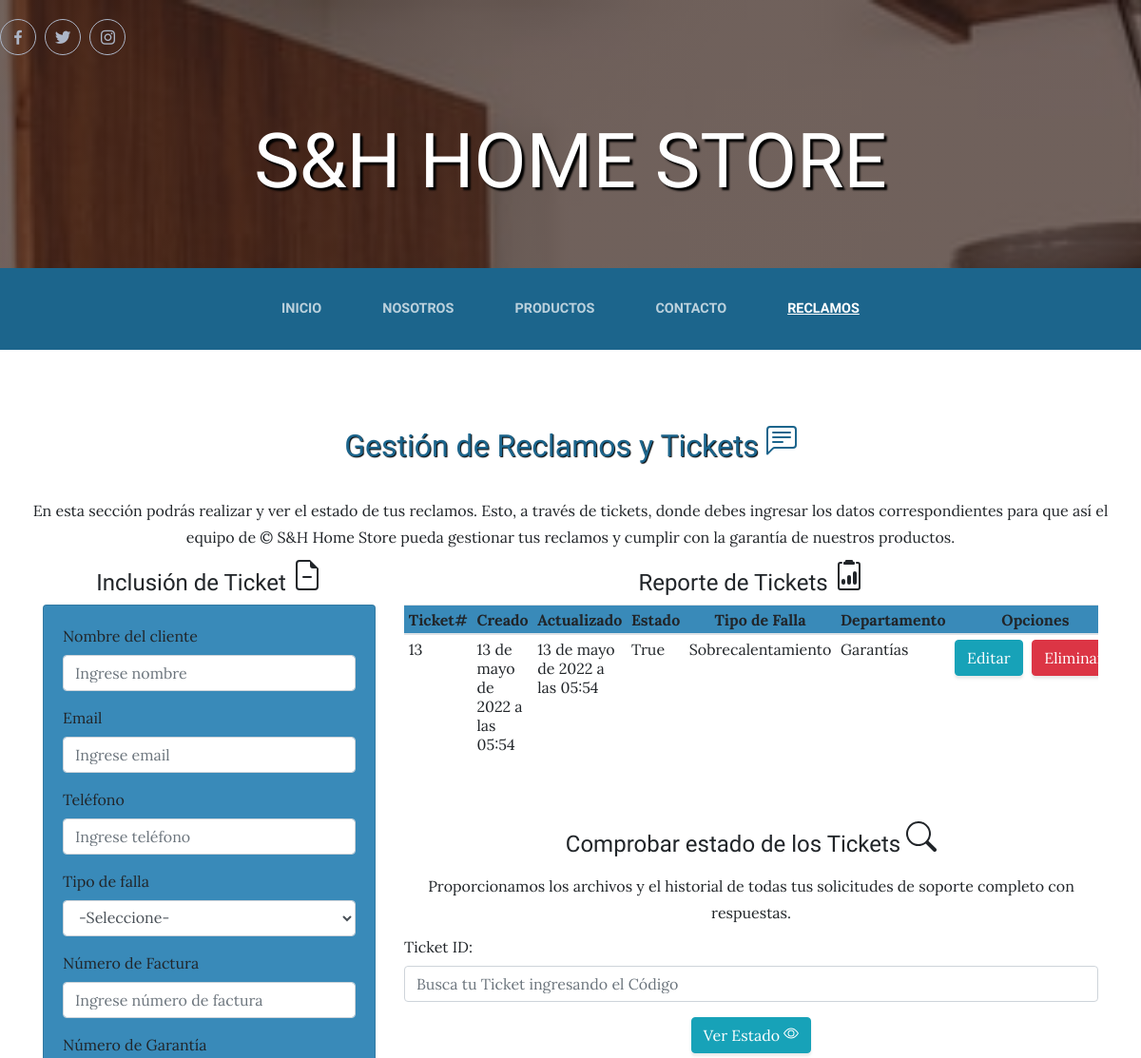
/reclamos (upper part), run on an earlier commit of the app's database.
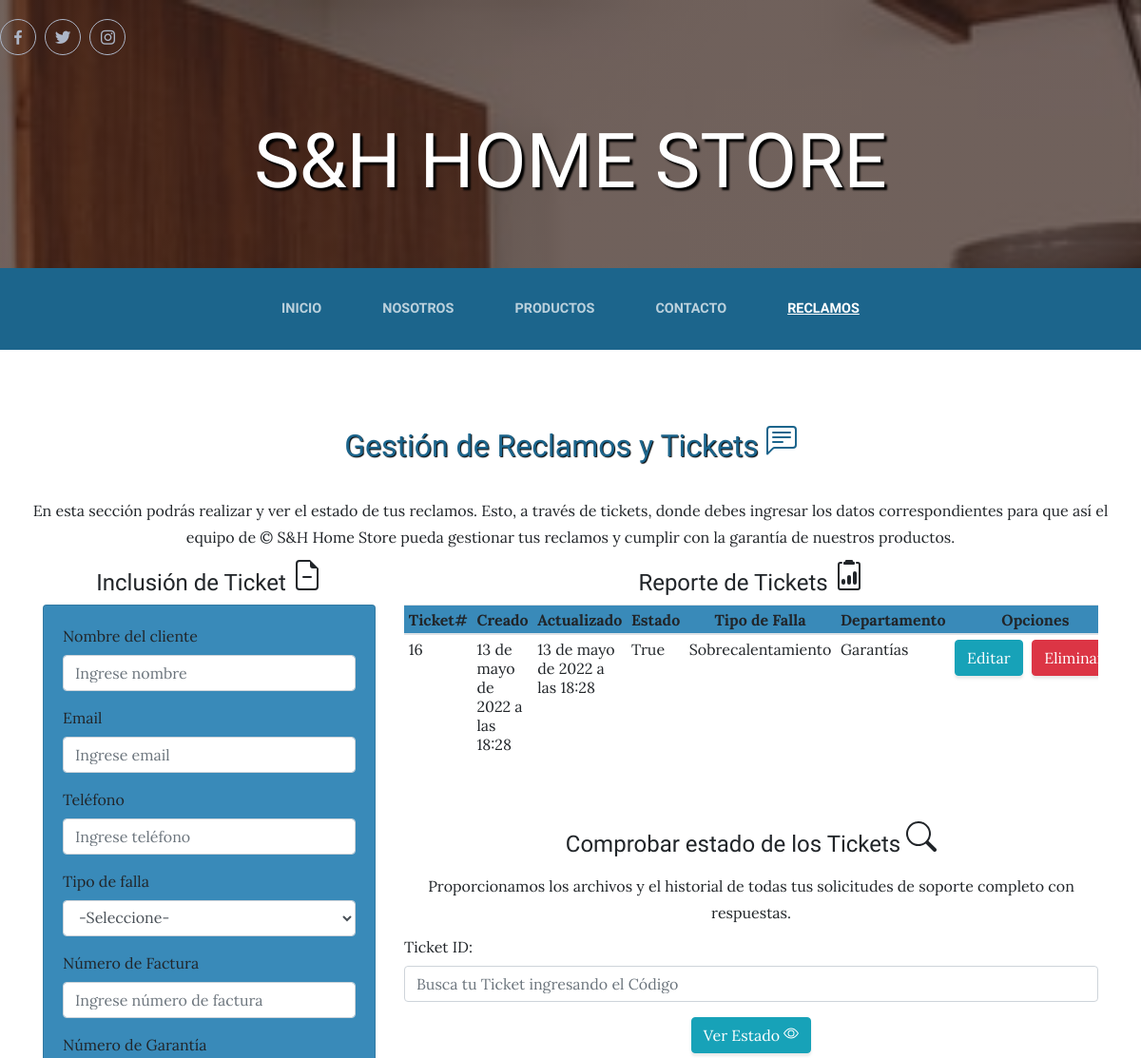
And on a later commit of the database.
### SistemaGarantiaApp/models.py (models this page shows, shortened)
class Ticket(models.Model):
    codigo_tick=models.AutoField(primary_key=True)
    garantia_num=models.ForeignKey(Garantia, null=False, blank=False, on_delete=models.CASCADE)
    departamento_cod=models.ForeignKey(Departamento, null=False, blank=False, on_delete=models.CASCADE)
    fecha_creac=models.DateTimeField(auto_now_add=True)
    fecha_act=models.DateTimeField(auto_now_add=True)
    tipo_falla=models.CharField(max_length=255)
    detalle_falla=models.TextField(max_length=255)
    arch_fact=models.FileField(upload_to='facturas') #Carpeta donde se guardaran las factura dentro de media
    cert_garan=models.FileField(upload_to='garantias') #Carpeta donde se guardaran las garantias dentro de media
    estatus=models.BooleanField(default=True)

class Departamento(models.Model):
    codigo_dpto=models.AutoField(primary_key=True)
    nombre_dpto=models.CharField(max_length=255)
    estatus=models.BooleanField(default=True)
    def __str__(self):
        return self.nombre_dpto

### SistemaGarantiaApp/views.py (the view)
# urls.py: path('reclamos', views.reclamos, name="Reclamos"),
def reclamos(request):
    ticketsListados=Ticket.objects.all()
    return render(request, "SistemaGarantia/reclamos.html", {"tickets": ticketsListados})

### SistemaGarantiaApp/templates/SistemaGarantia/reclamos.html (shortened to what this page needs)
{% extends "SistemaGarantia/base.html" %}
{% load static %}
{% block content %}
<section id="about">
    <h2 class="title" id="titulo" style="text-align: center; margin-bottom: 30px;">
        Gestión de Reclamos y Tickets
    </h2>
    <p  style="padding: 5px; margin: 5px; text-align: center;">En esta sección podrás realizar y ver el estado de tus reclamos.
        Esto, a través de tickets, donde debes ingresar los datos correspondientes para que así el equipo de &copy; S&H Home Store pueda gestionar tus reclamos y cumplir con la garantía de nuestros productos.
    </p>
    <div class="container" data-os="fade-up">
        <div class="row">
            <div class="col-sm-12 col-md-6 col-lg-4 col-xl-4">
                <h4 style="text-align: center;">Inclusión de Ticket </h4>
                  <div class="card" style="background: #398AB9;">
                      <div class="card-body">
                          <form action="/incluirTicket/" method="post">
                              <div class="form-group">
                                <label for="txtNombre" >Nombre del cliente</label>
                                <div>
                                  <input type="text" class="form-control" name="txtNombre" id="txtNombre" placeholder="Ingrese nombre" required>
                                </div>
                              </div>
                              <div class="form-group">
                                <label for="txtEmail" >Email</label>
                                <div>
                                  <input type="email" class="form-control" name="txtEmail" id="txtEmail" placeholder="Ingrese email" required>
                                </div>
                              </div>
                              <div class="form-group">
                                <label for="txtTlf" >Teléfono</label>
                                <div>
                                  <input type="text" class="form-control" name="txtTlf" id="txtTlf" placeholder="Ingrese teléfono" required>
                                </div>
                              </div>
                              <div class="form-group">
                                <label for="tipoFalla">Tipo de falla</label>
                                <select class="form-control" name="tipoFalla" id="tipoFalla" required>
                                  <option>-Seleccione-</option>
                                </select>
                              </div>
                              <div class="form-group">
                                <label for="txtNroF" >Número de Factura</label>
                                <div>
                                  <input type="text" class="form-control" name="txtNroF" id="txtNroF" placeholder="Ingrese número de factura" required>
                                </div>
                              </div>
                              <div class="form-group">
                                <label for="txtNroG" >Número de Garantía</label>
                              </div>
                          </form>
                      </div>
                  </div>
            </div>
            <div class="col-sm-12 col-md-6 col-lg-8 col-xl-8">
                <h4 style="text-align: center;">Reporte de Tickets </h4>
                <div class="table-responsive">
                    <table class="table table-sm">
                        <thead style="background: #398AB9;">
                            <tr>
                                <th>Ticket#</th>
                                <th>Creado</th>
                                <th>Actualizado</th>
                                <th>Estado</th>
                                <th>Tipo de Falla</th>
                                <th>Departamento</th>
                                <th colspan="2">Opciones</th>
                            </tr>
                         </thead>
                         <tbody>
                             {% for ticket in tickets %}
                            <Tr>
                                <td>{{ticket.codigo_tick}}</td>
                                <td>{{ticket.fecha_creac}}</td>
                                <td>{{ticket.fecha_act}}</td>
                                <td>{{ticket.estatus}}</td>
                                <td>{{ticket.tipo_falla}}</td>
                                <td>{{ticket.departamento_cod}}</td>
                                <td><a href="editarTicket/{{ticket.codigo_tick}}" class="btn btn-info">Editar</a></td>
                                    <td><a href="eliminarTicket/{{ticket.codigo_tick}}" class="btn btn-danger btnEliminar">Eliminar</a></td>
                            </Tr>
                             {% endfor %}
                         </tbody>
                    </table>
                </div>
              <form action="/busqueda/" method="GET"> {% csrf_token %}
                <h4 style="text-align: center; margin-top: 50px; margin-bottom: 10px;">Comprobar estado de los Tickets
                </h4>
                <p  style="padding: 5px; margin: 5px; text-align: center;">Proporcionamos los archivos y el historial de todas
                  tus solicitudes de soporte completo con respuestas.
                </p>
                <div class="form-group">
                  <label for="txtTicket">Ticket ID:</label>
                  <div>
                    <input type="text" class="form-control" name="txtBuscar" id="txtBuscar"placeholder="Busca tu Ticket ingresando el Código" required>
                  </div>
                </div>
                <button type="submit" class="btn btn-info" style="display: block; margin: 0 auto;"> Ver Estado
                </button>
              </form>
        </div>
    </div>
</section>
{% endblock %}

### SistemaGarantiaApp/templates/SistemaGarantia/base.html (shortened to what this page needs)
<html>
  <head>
    {% load static %}
    <link
      href="{% static 'SistemaGarantia/vendor/bootstrap/css/bootstrap.min.css' %}"
      rel="stylesheet"
    />
    <link
    href="{% static 'SistemaGarantia/vendor/bootstrap-icons/bootstrap-icons.css' %}"
    rel="stylesheet"
  />
    <link
      href="https://unpkg.com/boxicons@2.0.5/css/boxicons.min.css"
      rel="stylesheet"
    />
    <link
      href="{% static 'SistemaGarantia/css/gestion.css' %}"
      rel="stylesheet"
    />
  </head>
  <body>
    <div class="social-media">
      <a href="./" class="social-media-icon">
        <i class="bx bxl-facebook"></i>
      </a>
      <a href="./" class="social-media-icon">
        <i class="bx bxl-twitter"></i>
      </a>
      <a href="./" class="social-media-icon">
        <i class="bx bxl-instagram"></i>
      </a>
    </div>
    <h1 class="site-heading text-center text-white d-none d-lg-block">
      <span class="site-heading-lower">S&H Home Store </span>
    </h1>
    <nav class="navbar navbar-expand-lg navbar-dark py-lg-4" id="mainNav">
      <div class="container">
        <div class="collapse navbar-collapse" id="navbarResponsive">
          <ul class="navbar-nav mx-auto">
            <li class="nav-item {% if request.path == '/' %} active {% endif %}
            px-lg-4">
              <a
                class="nav-link text-uppercase text-expanded"
                href="{% url 'Home' %}"
                >Inicio</a
              >
            </li>
            <li class="nav-item {% if request.path == '/nosotros' %} active {% endif %} px-lg-4">
              <a
                class="nav-link text-uppercase text-expanded"
                href="{% url 'Nosotros' %}"
                >Nosotros</a
              >
            </li>
            <li class="nav-item {% if request.path == '/productos' %} active {% endif %} px-lg-4">
              <a
                class="nav-link text-uppercase text-expanded"
                href="{% url 'Productos' %}"
                >Productos</a
              >
            </li>
            <li class="nav-item {% if request.path == '/contacto' %} active {% endif %} px-lg-4">
              <a
                class="nav-link text-uppercase text-expanded"
                href="{% url 'Contacto' %}"
                >Contacto</a
              >
            </li>
            <li class="nav-item {% if request.path == '/reclamos' %} active {% endif %} px-lg-4">
              <a
                class="nav-link text-uppercase text-expanded"
                href="{% url 'Reclamos' %}"
                >Reclamos</a
              >
            </li>
          </ul>
        </div>
      </div>
    </nav>
    {% block content %}
    {% endblock %}
  </body>
</html>

### SistemaGarantiaApp/static/SistemaGarantia/css/gestion.css (style rules this page uses)
body { font-family: 'Lora'; background: linear-gradient(rgba(47, 23, 15, 0.65), rgba(47, 23, 15, 0.65)), url("../img/bg_main.jpg"); background-attachment: fixed; background-position: center; background-size: cover; }
h1 { text-shadow: 3px 3px 2px black }
h1, h2, h3, h4, h5, h6 { font-family: 'Oswald', sans-serif; }
p { line-height: 1.75; }
.site-heading { margin-top: 5rem; margin-bottom: 5rem; text-transform: uppercase; line-height: 1; font-family: 'Raleway'; }
.site-heading .site-heading-lower { font-family: 'Oswald', sans-serif; font-size: 5rem; font-weight: 100; line-height: 4rem; }
#mainNav { background-color: #1C658C; font-family: 'Raleway'; }
#mainNav .navbar-nav .nav-item .nav-link { color: rgba(255, 255, 255, 0.7); font-weight: 800; }
#mainNav .navbar-nav .nav-item.active .nav-link { color: #ffffff; text-decoration: underline; }
@media (min-width: 992px) { #mainNav .navbar-nav .nav-item .nav-link { font-size: 0.9rem; } }
.social-media i { font-size: 20px; display: inline-block; color: #adb6c7; border: 1px solid #adb6c7; border-radius: 50%; width: 38px; height: 38px; line-height: 36px; cursor: pointer; margin-top: 20px; text-align: center; transition: all ease-in-out .3s; margin-right: 5px; }
.btn { box-shadow: 0px 3px 3px 0px rgba(33, 37, 41, 0.1); }
#titulo { font-family: 'Oswald', sans-serif; color:#1C658C; text-shadow: 1px 1px 1px black ; }
#about { background: #fff; padding: 80px 0; }
thead { text-align: center; }

What changed in the data, as far as the page shows it:
removed Ticket: codigo_tick "13", fecha_creac "13 de mayo de 2022 a las 05:54", fecha_act "13 de mayo de 2022 a las 05:54", estatus "True", tipo_falla "Sobrecalentamiento", departamento_cod "Garantías"
added Ticket: codigo_tick "16", fecha_creac "13 de mayo de 2022 a las 18:28", fecha_act "13 de mayo de 2022 a las 18:28", estatus "True", tipo_falla "Sobrecalentamiento", departamento_cod "Garantías"
